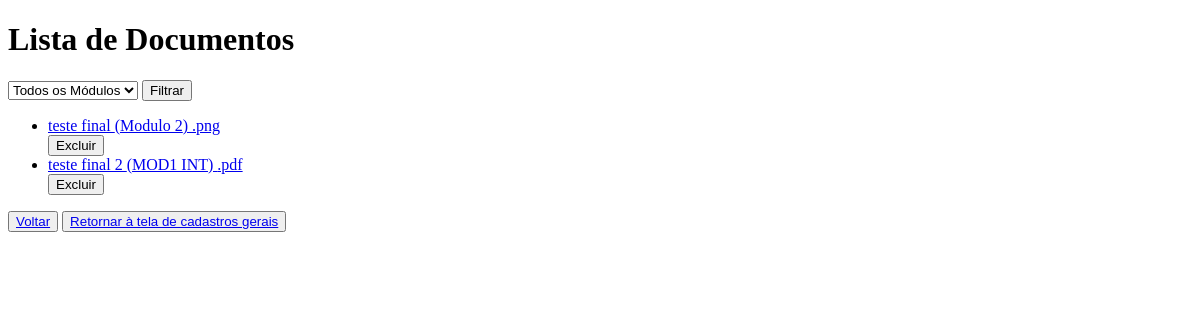
Page /listar_material/ on the earlier database version.
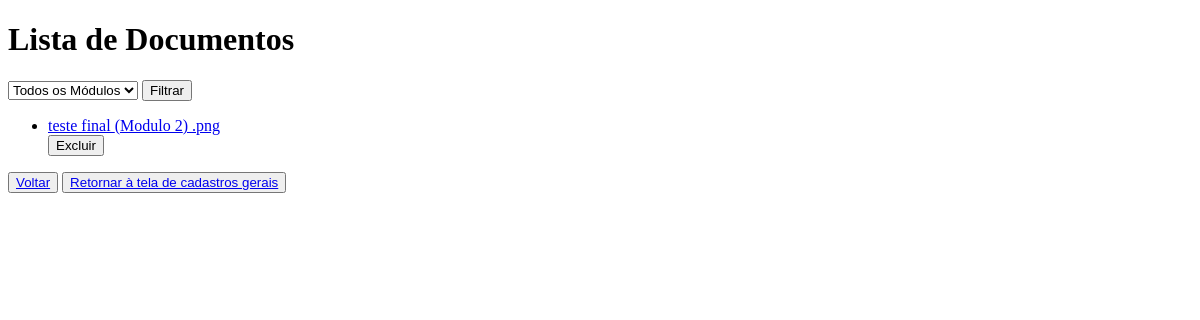
Same page on the later database version.
### core/models.py (models this page shows, shortened)
class Material(models.Model):
    title = models.CharField(max_length=255)
    file = models.FileField(upload_to='core/')
    modulo = models.ForeignKey(Modulos, on_delete=models.CASCADE, null=True, blank=True)

class Modulos(models.Model):
    nome_modulo = models.CharField(max_length=255)
    video = models.ForeignKey('AcervoVideos', on_delete=models.SET_NULL, null=True, blank=True)  # Referenciar com string

### core/views.py (the view)
# urls.py: path('listar_material/', views.listar_material, name='listar_material'),
def listar_material(request):
    modulo_id = request.GET.get('modulo')
    if modulo_id:
        material = Material.objects.filter(modulo_id=modulo_id).select_related('modulo')
    else:
        material = Material.objects.all().select_related('modulo')
    modulos = Modulos.objects.all()
    return render(request, 'core/listar_material.html', {'material': material, 'modulos': modulos})

### core/templates/core/listar_material.html (shortened to what this page needs)
<!DOCTYPE html>
<html lang="pt-BR">
<head>
</head>
<body>
    <h1>Lista de Documentos</h1>
    <form method="GET">
        <select name="modulo">
            <option value="">Todos os Módulos</option>
        </select>
        <button type="submit">Filtrar</button>
    </form>
    <ul>
        {% for material in material %}
            <li>
                <a href="{% url 'download_document' material.id %}">{{ material.title }} ({{ material.modulo.nome_modulo }}) {{ material.file.name|slice:"-4:" }}</a>
            </li>
            <form action="{% url 'deletar_material' material.id %}" method="post" style="display:inline;">
                <button type="submit" onclick="return confirm('Tem certeza que deseja excluir este documento?');">Excluir</button>
            </form>
        {% empty %}
            <li>Nenhum documento encontrado.</li>
        {% endfor %}
    </ul>
    <button><a href="{% url 'cadastro_material' %}">Voltar</a></button>
    <button><a href="{% url 'cadastro_geral' %}">Retornar à tela de cadastros gerais</a></button>
</body>
</html>

Differences in the rows shown:
removed Material: title "teste final 2", modulo.nome_modulo "MOD1 INT", file.name ".pdf"
